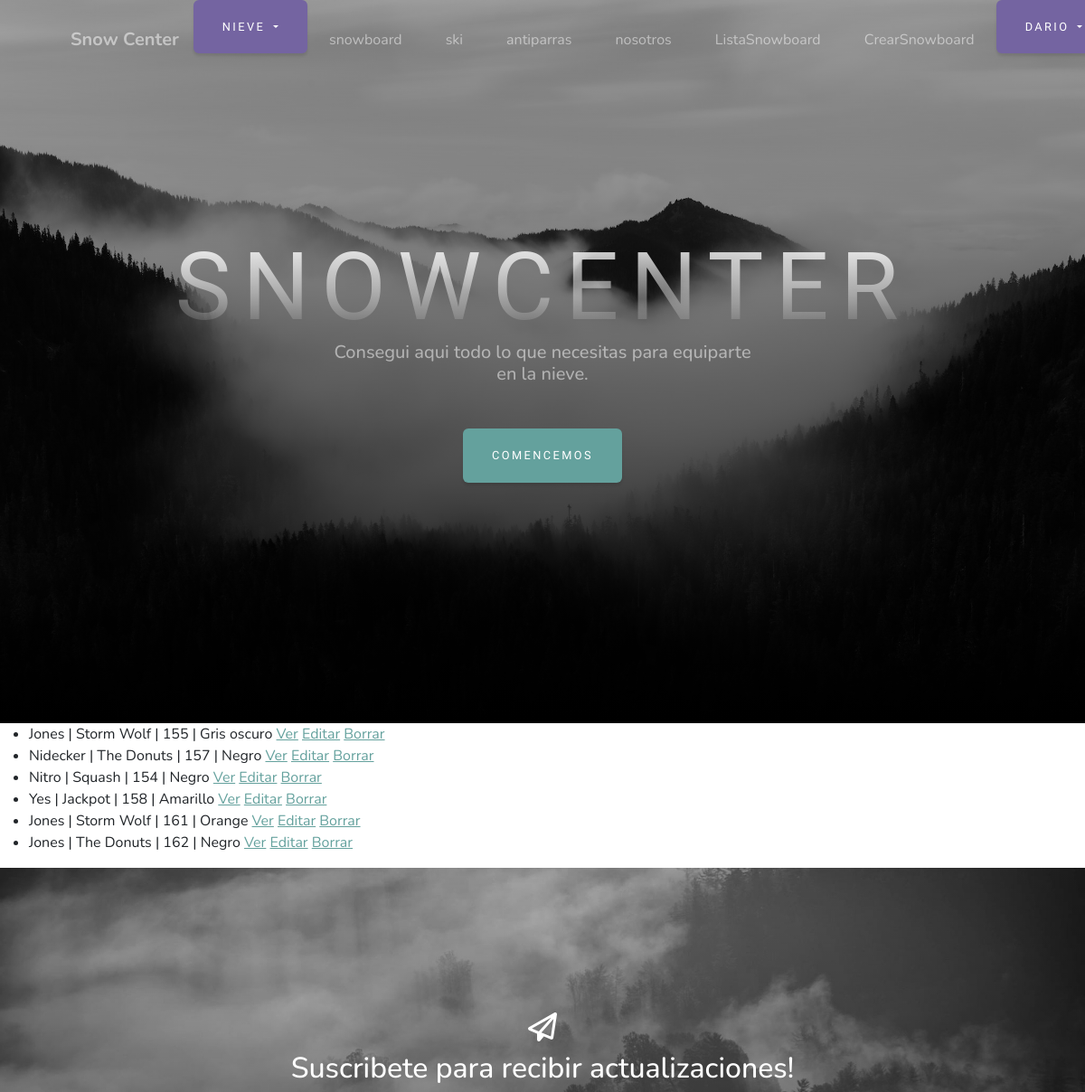
The app's page /snowboard-vbc/ (signed in, upper part), older data.
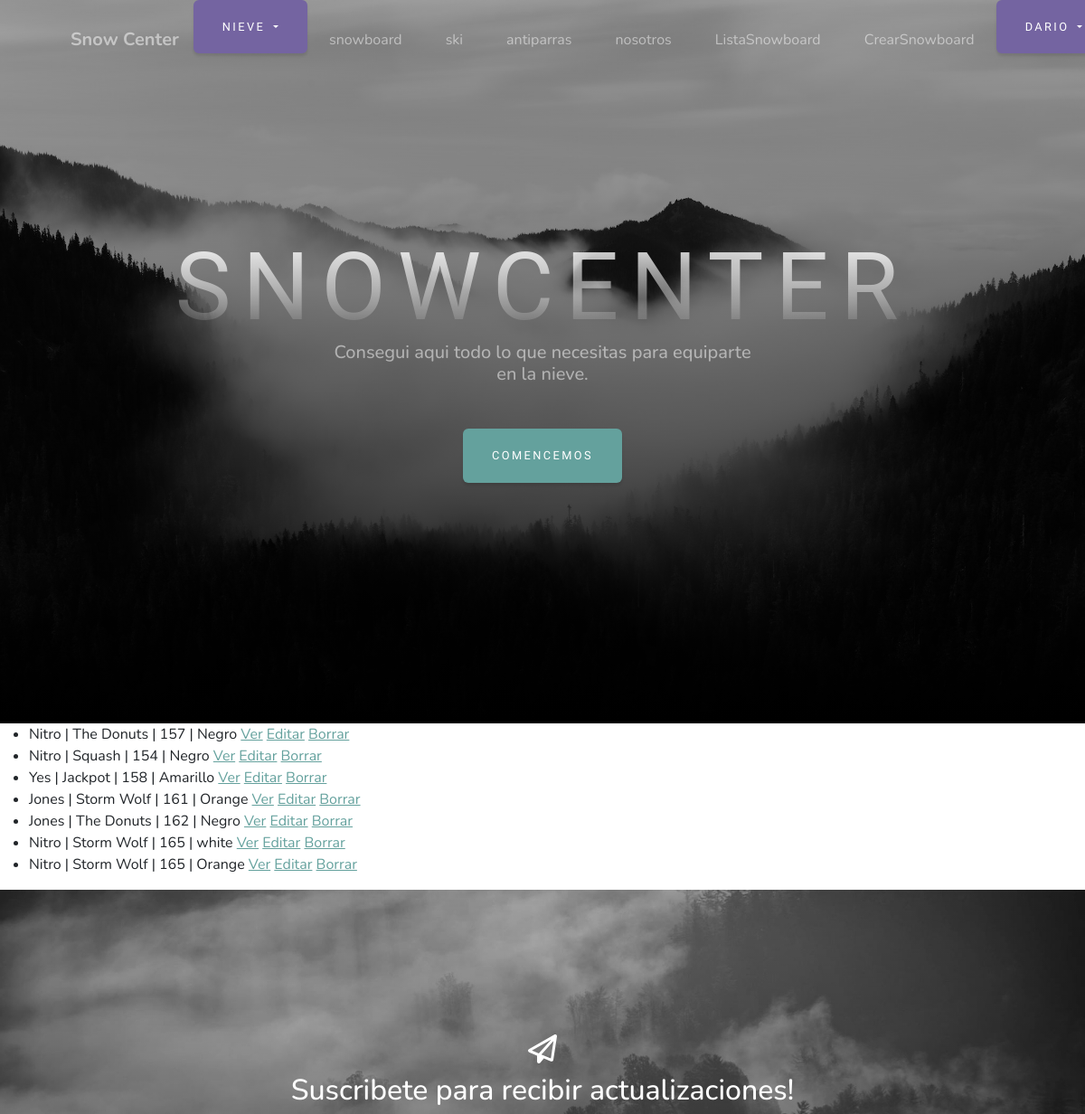
The same page, newer data.
### productos/models.py (models this page shows)
class Snowboard(models.Model):
    marca = models.CharField(max_length=30)
    modelo = models.CharField(max_length=20)
    tamaño = models.IntegerField()
    color = models.CharField(max_length=20)

### productos/views.py (the view)
# urls.py: path('snowboard-vbc/', views.SnowboardListView.as_view(), name= "ListaSnowboard"),
class SnowboardListView (LoginRequiredMixin, ListView):
    model= Snowboard
    context_object_name= "list_snowboard"
    template_name= "productos/snowboard_lista.html"

### productos/templates/productos/snowboard_lista.html (shortened to what this page needs)
{% extends 'productos/base.html' %}
{% load static %}
{% block main %}
    <ul>
        {% for snowboard in list_snowboard %}
            <li>{{ snowboard.marca }} | {{ snowboard.modelo }} | {{ snowboard.tamaño }} | {{ snowboard.color }}
                <a href="{% url 'VerSnowboard' snowboard.pk %}">Ver</a>
                <a href="{% url 'EditarSnowboard' snowboard.pk %}">Editar</a>
                <a href="{% url 'BorrarSnowboard' snowboard.pk %}">Borrar</a>
            </li>
        {% endfor %}
    </ul>
{% endblock main %}

Row changes from the older to the newer data that the page shows:
removed Snowboard: marca "Jones", modelo "Storm Wolf", tamaño "155", color "Gris oscuro"
changed Snowboard (number 1 of 7 on the later page): marca "Nidecker" → "Nitro"
added Snowboard: marca "Nitro", modelo "Storm Wolf", tamaño "165", color "white"
added Snowboard: marca "Nitro", modelo "Storm Wolf", tamaño "165", color "Orange"
